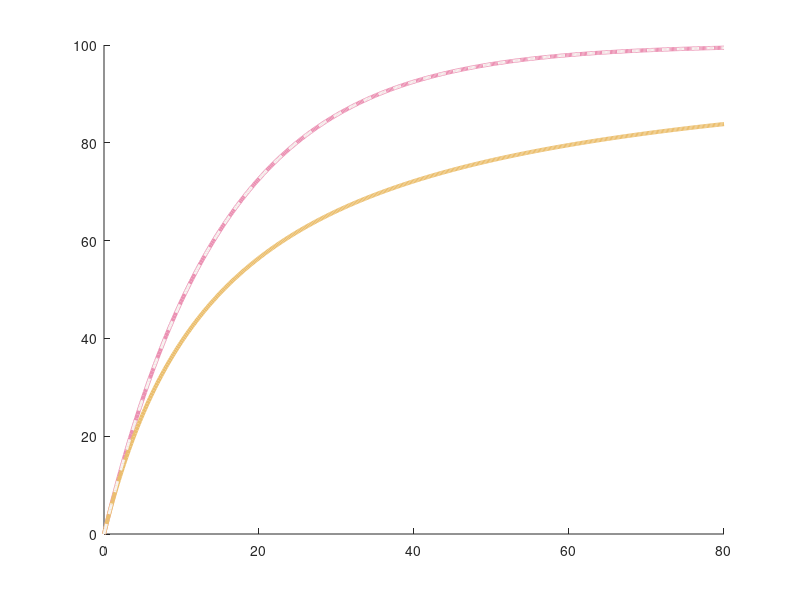

The MATLAB script that drew this image: (Note: this script raises an error after producing the figure.)
%% COMPARE MODELLING OF BATCH, CSTR AND PFR REACTOR
% Hydrogen peroxide decomposition
% Reaction: 2H2O2 -> 2H2O + O2
% Kinetic model: -rA = k*CA
% Assumptions: 
% Isothermal operation
% Ireversable first-order reaction
% Ideal reactor behaviour
% Constant liquid voloume/density
% Gas evolutionn and mass transfer effects neglected
clear;
clc;
close all;
%% Define portfolio colors
burgandy = [104 21 64]/255;
cream = [247 243 240]/255;
charcoal = [36 33 36]/255;
pink = [235 145 179]/255;
gold = [235 191 111]/255;
%% Define reaction parameters
k = 0.0648; %(first order rate constant)
CA0 = 0.3;  %(initial concentration)
T = 20;  %(temperature)
% common caracteristic time range
time = linspace(0,80,500);
% for batch, time represents reaction time, 
% for CSTR/PFR, time represents space time
tau = time;
%% Batch reactor model
% Equation = dCA/dt = -k*CA
% intergrated equation = CA = CA0*exp(-k*t)
% conversion = X = 1 - CA/CA0
CA_batch = CA0*exp(-k*time);
X_batch = 1 - CA_batch/CA0;
%% CSTR model (STEADY STATE)
% MASS BALANCE- F*CA0 - F*CA - V*K*CA = 0 
% SPACE TIME - tau = V/F
X_cstr = (k.*tau)./(1+k.*tau);
CA_cstr = CA0.*(1-X_cstr);
%% PFR MODEL (STEADY STATE)
% Equation = dCA/dtau = -k*CA
% Intergrated equastion = CA= CA0*exp(-k*tau)
% Convertion X = 1-exp(-k*tau)
CA_pfr = CA0.*exp(-k.*tau);
X_pfr = 1-CA_pfr/CA0;
%% CONVERSION COMPARISON GRAPH
fig1 = figure('color', charcoal,...
    'Position',[100 100 1150 680]);
ax = axes(fig1);
hold(ax,'on');
%plot batch
plot(time,X_batch*100,'-',...
    'Color',pink,'LineWidth',3);
%plot CSTR
plot(tau,X_cstr*100,'-',...
    'Color',gold,'Linewidth',3);
%plot PFR (added dashed line due to overlap)
plot(tau,X_pfr*100,'--',...
    'Color',cream,'LineWidth',2);
% FORMAT GRAPH
ax.Color = charcoal;
ax.XColor = cream;
ax.YColor = cream;
ax.GridColor = cream;
ax.GridAlpha = 0.12;
ax.FontSize = 12;
ax.LineWidth = 1;
grid on;
box on;
xlabel('Reaction Time / Space Time (h)',...
    'Color',cream,'FontSize',13);
ylabel('Conversion (%)',...
    'Color',cream,'FontSize',13);
title('BATCH vs CSTR vs PFR',...
    'Color',cream,...
    'FontSize',20,...
    'FontWeight','bold');
subtitle('Hydrogen Peroxide Decomposition | 20 celcius',...
    'Color',pink);
ylim([0 105]);
xlim([0 80]);
lgd = legend('Batch','CSTR','PFR',...
    'Location','southeast');
lgd.TextColor = cream;
lgd.Color = charcoal;
lgd.EdgeColor = pink;
%% ADD REACTION AND EQUASION TO GRAPH
reactionText = {
    '$2H_2O_2 \ rightarrow 2H_2O + O_2$'
    '$-rA = kC_A$'
    '$k = 0.0648\ \mathrm{h}^{-1}$'
    };
annotation(fig1,'textbox',[0.18 0.68 0.35 0.16],...
    'String',reactionText,...
    'Interpreter','latex',...
    'Color',cream,...
    'BackgroundColor', burgandy,...
    'EdgeColor',pink,...
    'LineWidth',1.2,...
    'Margin',10,...
    'FontSize',14);
%export graph
exportgraphics(fig1,'reactor_conversion_comparison.png','Resolution',300);
%% CALCULATE CONVERSION AT 10 HOURS
t_check = 10;
X_batch_10 = 1-exp(-k*t_check);
X_cstr_10 = (k*t_check)/(1 + k*t_check);
X_pfr_10 = 1 - exp(-k*t_check);
%% CALCULATE TIME FOR 80% CONVERSION
X_target = 0.80;
%batch reaction time 
t_batch_80 = -log(1-X_target)/k;
%CSTR space time 
tau_cstr_80 = X_target/(k*(1-X_target));
%PFR space time
tau_pfr_80 = -log(1-X_target)/k;
%% DISPLAY RESULTS
fprintf('\n==========\n');
fprintf(' REACTOR COMPARISON RESULTS\n ');
fprintf('==========\n');
fprintf('Reaction: Hydrogen Peroxide decomposition\n');
fprintf('Temperature: %.1f C/n',k);
fprintf('Rate constant: %.4f h^-1\n', k);
fprintf('Initial concentration: %.2f mol/L\n',CA0);
fprintf('\nConversion at 10 hours:\n');
fprintf('Batch: %.2f%% | CSTR: %.2f%% | PFR: %.2f%%\n', ...
    100*[X_batch_10, X_cstr_10, X_pfr_10]);
fprintf('\nTime/space time for 80%% conversion:\n');
fprintf('Batch: %.2f h | CSTR: %.2f h | PFR: %.2f h\n', ...
    t_batch_80, tau_cstr_80, tau_pfr_80);
%% TARGET CONVERSION BAR CHART 
fig2 = figure('Color',charcoal,...
    'Position',[150 150 950 600]);
values = [t_batch_80 tau_cstr_80 tau_pfr_80];
b = bar(values,0.55,'FaceColor','flat');
b.CData = [pink;gold;cream;];
ax2 = gca;
ax2.Color = charcoal;
ax2.XColor = cream;
ax2.YColor = cream;
ax2.FontSize = 13;
ax2.GridColor = cream;
ax2.GridAlpha = 0.12;
xticks(1:3);
xticklabels({'Batch','CSTR','PFR'});
ylabel('Time / Residence Time (h)', ...
    'Color',cream);
title('TIME REQUIRED FOR 80% CONVERSION', ...
    'Color',cream,'FontSize',18);
grid on;
for i = 1:3
    text(i,values(i)+2, ...
        sprintf('%.2f h',values(i)), ...
        'HorizontalAlignment','center', ...
        'Color',cream,'FontSize',13);
end
ylim([0 max(values)*1.2]);
exportgraphics(fig2, ...
    'Reactor_80pct_Comparison.png', ...
    'Resolution',300);
%% REACTOR EQUATIONS FIGURE
fig3 = figure('Color',burgandy, ...
    'Position',[100 100 1100 700]);
axis off;
text(0.07,0.91,'REACTOR DESIGN EQUATIONS', ...
    'Color',cream, ...
    'FontSize',23, ...
    'FontWeight','bold');
text(0.07,0.80, ...
    '2H_2O_2  ->  2H_2O + O_2', ...
    'Interpreter','tex', ...
    'Color',pink, ...
    'FontSize',18);
text(0.07,0.68,'BATCH REACTOR', ...
    'Color',pink, ...
    'FontSize',16, ...
    'FontWeight','bold');
text(0.07,0.61,'X = 1 - e^{-kt}', ...
    'Interpreter','tex', ...
    'Color',cream, ...
    'FontSize',20);
text(0.07,0.48,'CSTR', ...
    'Color',pink, ...
    'FontSize',16, ...
    'FontWeight','bold');
text(0.07,0.41,'X = k\tau/(1+k\tau)', ...
    'Interpreter','tex', ...
    'Color',cream, ...
    'FontSize',20);
text(0.07,0.28,'PFR', ...
    'Color',pink, ...
    'FontSize',16, ...
    'FontWeight','bold');
text(0.07,0.21,'X = 1 - e^{-k\tau}', ...
    'Interpreter','tex', ...
    'Color',cream, ...
    'FontSize',20);
text(0.07,0.08, ...
    'Ideal first-order, isothermal reactor models', ...
    'Color',cream, ...
    'FontSize',12);
exportgraphics(fig3, ...
    'Reactor_Design_Equations.png', ...
    'Resolution',300);
%% VERIFY MODEL CONSISTENCY
assert(max(abs(X_batch-X_pfr)) < 1e-10, ...
    'Batch and PFR comparison failed.');
% CSTR conversion should not exceed PFR conversion.
assert(all(X_cstr <= X_pfr+1e-10), ...
    'CSTR/PFR comparison failed.');
fprintf('\nModel consistency checks passed.\n');
fprintf('Three portfolio figures exported.\n');
